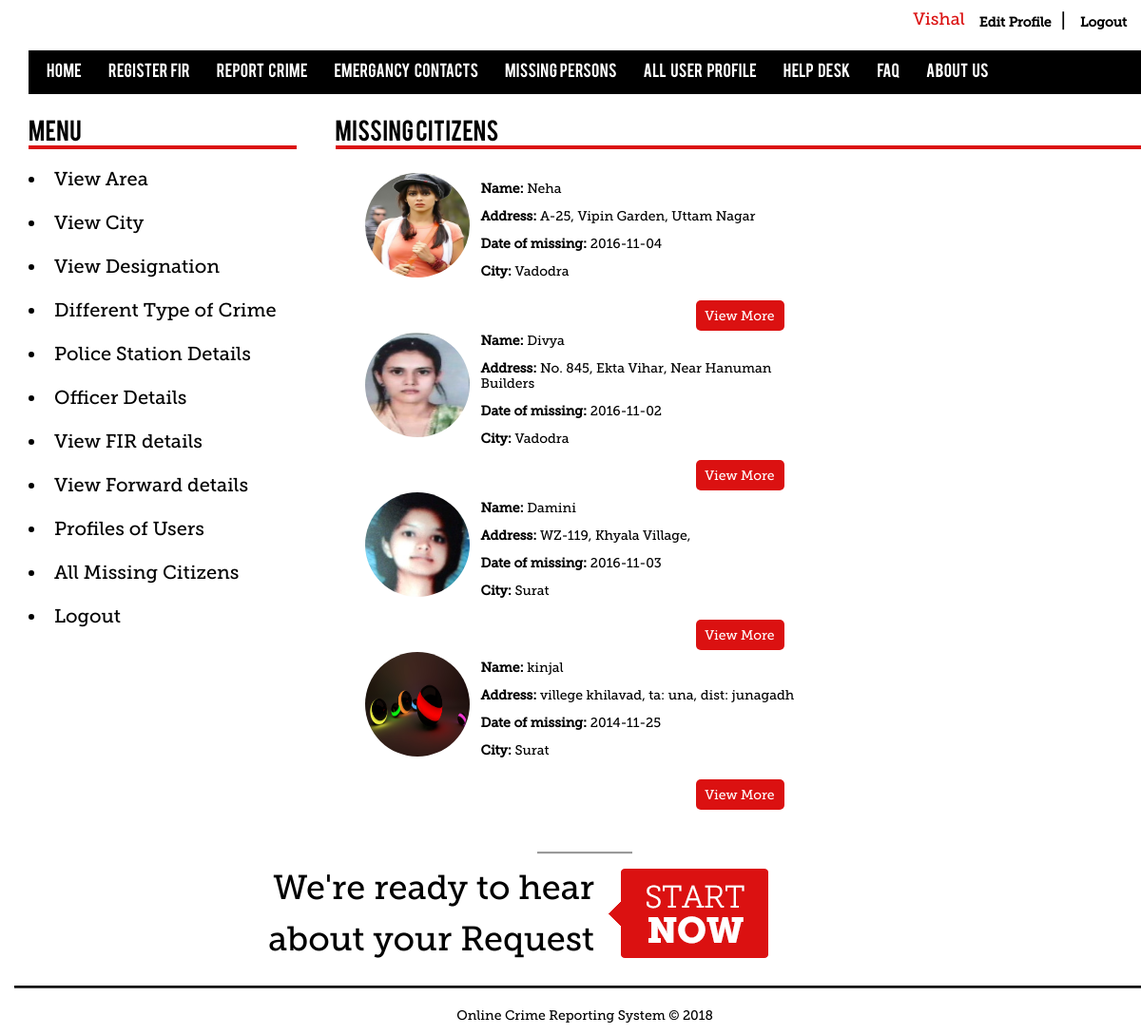
The app's page /viewmissing_citizen.php (signed in) with its own data.
### tables this page shows
CREATE TABLE IF NOT EXISTS `mstr_missingcitizens` (
  `missing_id` int(10) unsigned NOT NULL AUTO_INCREMENT,
  `upload_photo` varchar(45) DEFAULT NULL,
  `first_name` varchar(45) NOT NULL,
  `middle_name` varchar(45) NOT NULL,
  `last_name` varchar(45) NOT NULL,
  `gander` varchar(45) NOT NULL,
  `address` varchar(45) NOT NULL,
  `city_id` int(10) unsigned NOT NULL,
  `area_id` int(10) unsigned NOT NULL,
  `date_of_missing` date NOT NULL,
  `time_of_missing` time NOT NULL,
  `special_clue` varchar(45) DEFAULT NULL,
  `contactno` int(20) NOT NULL,
  `descript` varchar(60) NOT NULL,
  `status` varchar(80) NOT NULL,
  `username` varchar(45) NOT NULL,
  PRIMARY KEY (`missing_id`),
  KEY `FK_mstr_missingcitizens_1` (`city_id`),
  KEY `FK_mstr_missingcitizens_2` (`area_id`),
  KEY `FK_mstr_missingcitizens_3` (`username`)
);

CREATE TABLE IF NOT EXISTS `mstr_city` (
  `city_id` int(10) unsigned NOT NULL AUTO_INCREMENT,
  `city_name` varchar(45) NOT NULL,
  PRIMARY KEY (`city_id`)
);

### viewmissing_citizen.php (the view, shortened to what this page needs)
<?php include("config.php");
?><head>
  <?php
	$selectQuery = "select * from mstr_missingcitizens mm,mstr_city mc where mm.city_id=mc.city_id ";
$resultSet = mysqli_query($conn,$selectQuery) or die(mysqli_error());
   ?>
<link rel="stylesheet" type="text/css" href="css/message.css" media="all">
<div class="main">
<div id="wrap">
<?php
	include("menu.php");
?>
			<link rel="stylesheet" href="css/template.css" type="text/css">
			<link rel="stylesheet" href="css/constant.css" type="text/css">
			<div id="content">
<?php
   include("sidebar.php");
?>
			<div class="div2">
			 <h1> Missing Citizens</h1>
	<table class="blog" cellpadding="0" cellspacing="0">
	<tbody>
	<tr><td valign="top">
	<div>
	<div class="article-indent">
	<div class="clear">
	<table class="contentpaneopen">
	<tbody>
		<tr>
 <?php
	while($record=mysqli_fetch_array($resultSet))
	{
	?>
	  <td width="120" height="98" valign="top" bordercolor="#000000">
	  <img style="border-radius:150px" src="<?php echo $record["upload_photo"]; ?>" height="110" width="110">&nbsp;</td>
	  <td width="332" colspan="2" valign="top"><p> <font style="font-weight:bold";>Name: </font><?php echo $record["first_name"]; ?></p>
	    <p> <font style="font-weight:bold";>Address: </font><?php echo $record["address"]; ?></p>
	    <p> <font style="font-weight:bold";>Date of missing: </font><?php echo $record["date_of_missing"]; ?></p>
	    <p>  <font style="font-weight:bold";>City: </font><?php echo $record["city_name"]; ?></p>
	    </td>
	</tr>
	<tr>
	  <td>&nbsp;</td>
	  <td colspan="2"><div class="border-link">
	<a href="viewmore.php?person=<?php echo $record["first_name"];?>" rel="facebox" class="readon">View More</a> </div></td>
	</tr>
	<?php } ?>
	</tbody>
	</table>
	</div>
	</div>
	</div>
</div>
	    <?php
	   include("footer1.php");
	   ?>

### menu.php (shortened to what this page needs)
<!DOCTYPE html PUBLIC "-//W3C//DTD XHTML 1.0 Transitional//EN" "http://www.w3.org/TR/xhtml1/DTD/xhtml1-transitional.dtd">
<html xmlns="http://www.w3.org/1999/xhtml">
<head>
</head>
<body><div id="wrap">
<div class="menu">
		<div class="menu-nav-r">
		<?php
		if(isset($_SESSION['username'])):
		?>
			<li> <p style="font-family:Museo_slab, Helvetica, sans-serif; color:#db1111; font-size:18px; float:left;"><?php echo $_SESSION['username']; ?></p></li>
			<li><a href="viewprofile1.php"> Edit Profile</a> | </li>
			<li> <a href="logout.php">Logout</a></li>
		<?php else:
		?>
			<li> <a href="loginpage.php">Login</a>  | </li>
			<li> <a href="regpage.php">Register</a></li>
		<?php endif;
		?>
			</div>
      	 	<ul class="menu-nav">
		<?php if(isset($_SESSION['username'])):
		?>
			<li class="item54"><a href="Index.php"><span>Home </span></a></li>
			<li class="item56"><a href="FIRreg1.php"><span>Register &nbsp;FIR </span></a></li>
			<li class="item56"><a href="FIRreg1.php"><span>Report &nbsp; Crime</span></a></li>
			<li class="item58"><a href="econtact.php"><span>Emergancy &nbsp; Contacts</span></a></li>
			<li class="item58"><a href="viewmissing_citizen.php"><span>Missing&nbsp; Persons</span></a></li>
			<li class="item54"><a href="View_alluserprofile.php"><span>All &nbsp; User &nbsp; Profile </span></a></li>
			<li class="item58"><a href="help.php"><span>Help &nbsp; Desk </span></a></li>
			<li class="item58"><a href="faq.php"><span>FAQ </span></a></li>
			<li class="item54"><a href="aboutus.php"><span>About &nbsp; Us </span></a></li>
		<?php endif;
		?>
			</ul>
			</div>
			</div>
</body>
</html>

### sidebar.php (shortened to what this page needs)
	<div class="div1">
	<h1> Menu</h1>
<div class="sidebar">
	  <?php
	   if(isset($_SESSION['type'])&& $_SESSION['type'] == "Admin")
	   {?>
			 <li class="item2"><a href="viewarea.php"><span>View Area</span></a></li></br>
			 <li class="item2"><a href="viewcity.php"><span>View City</span></a></li></br>
			 <li class="item2"><a href="viewdesignation.php"><span>View Designation</span></a></li></br>
			 <li class="item2"><a href="viewcrimetype.php"><span>Different Type of Crime </span></a></li></br>
			 <li class="item2"><a href="viewpolice.php"><span>Police Station Details </span></a></li></br>
			 <li class="item59"><a href="viewofficer.php">Officer Details</a></li></br>
			 <li class="item63"><a href="viewfiradmin.php"><span>View FIR details </span></a></li></br>
			 <li class="item63"><a href="viewforward.php"><span> View Forward details </span></a></li></br>
			 <li class="item60"><a href="manage_alluserprofile.php">Profiles of Users </a></li></br>
			 <li class="item62"><a href="manage_missingcitizens.php"><span>All Missing Citizens</span></a></li><br />
			 <li class="item63"><a href="logout.php"><span>Logout </span></a></li> </br>
		<?php }?>
	</div>
	</div>

### footer1.php (shortened to what this page needs)
<!DOCTYPE html PUBLIC "-//W3C//DTD XHTML 1.0 Transitional//EN" "http://www.w3.org/TR/xhtml1/DTD/xhtml1-transitional.dtd">
<html xmlns="http://www.w3.org/1999/xhtml">
<head>
</head>
<body>
<body>
<div id="wrap">
  <div class="mheadborder"> </div>
 <div class="footer2">
  <p> We're ready to hear </p>
  <p> about your Request </p>
  </div>
  	<?php
		if(isset($_SESSION['username'])):
		?>
		<a href="FIRreg1.php"><img style="padding-top:15px;" src="images/start-now.png" /></a>
	<?php else:
			?>
			<a href="mustlogin.php"><img style="padding-top:15px;" src="images/start-now.png" /></a>
	<?php endif;
		?>
<br />
		<div class="footer">
		</div>
<div class="copyright">
					<p>Online Crime Reporting System &copy; 2018 </p>
</div>
</div>
</body>
</html>

### css/template.css (style rules this page uses)
body { font-family:museo_slab, Helvetica, sans-serif; font-size:14px; color:#000000; }
.main { width:1170px; position:relative; margin:0 auto }
#wrap { background-color:#ffffff; width:1200px; }
a { color:#000000; font-weight:bold; }
h1 { font-family:Bebas; width:auto; font-size:24px !important; font-weight:normal !important; margin:auto; color:#000000; border-bottom:4px solid #db1111; }
.div1 { width:282px; padding:30px 0px 20px 15px; float:left; }
.div2 { width:847.5px; float:right; padding:30px 15px 20px 0px; }
.mheadborder { width:100px; border-bottom:groove; border-width:3px; margin:auto; }
.contentpaneopen img { margin:0 10px 4px 0px; }
div a.readon { color:#FFFFFF; font-size:14px; font-weight:normal!important; line-height:14px; border:none; height:auto !important; padding:9px 0 9px 0; background:#db1111; text-align:center; margin:0 13px 0 0; font-family:Museo_slab, sans-serif; display:block; float:right; width:93px; text-align:center; border-radius:5px; text-decoration:none!important; }
.article-indent { padding:23px 11px 22px 29px; }

### css/constant.css (style rules this page uses)
* { padding:0px 0px 0px 0px; margin:0px 0px 0px 0px; }
html { height:100% }
body { text-align:center; font-size:20px; border:none!important; }
table { padding:0; border:none; }
td { vertical-align:middle; }
img { border:none }
h1 { font-size:130% }
p { padding:0px 0px 13px 0px; font-size:14px; }
ul { list-style:disc; margin:0px 0px 0px 15px; }
.main { text-align:left }
table.blog { width:100%; }

### menu.php (style rules this page uses)
.clear { clear: both; }
.menu { width:1170px; margin:auto; padding:10px 0px 10px 0px; }
.menu-nav-r { float:right; padding:0px 0px 10px; }
.menu-nav-r li { margin:0 0 0 0 !important; float:left; padding:0px 5px 0px 10px; font-family:Museo_slab, Helvetica, sans-serif; text-decoration:none; list-style:none; }
.menu-nav-r li a { padding:05px 10px 0px 0px; float:left; font-family:Museo_slab, Helvetica, sans-serif; text-decoration:none; color:#000000; font-size:14px; }
ul.menu-nav { float:left; margin:0 0 0 0 !important; background-color:#000000; width:100%; font-family:bebas; }
ul.menu-nav li { display:block; float:left; padding-left:10px; font-family:Bebas; }
ul.menu-nav li a { border:none; text-decoration:none !important; display:block; float:left; font-family:Bebas; }
ul.menu-nav li a span { display:block; padding:15px 9px 15px; color:#ffffff; display:block; font-size:16px; font-weight:300; text-decoration:none !important; font-family:Bebas; text-transform:uppercase; float:left; display:block; }

### sidebar.php (style rules this page uses)
.sidebar { padding-top:20px; !important }
.sidebar a { text-decoration:none; font-weight:normal; }

### footer1.php (style rules this page uses)
#wrap { background-color:#ffffff; font:Arial, Helvetica, sans-serif; }
.clear { clear: both; }
.footer { float:none; width:auto; padding:10px 0px 10px 280px; border-top-style:groove; border-top-color:#000000; font-size:14px; }
.footer2 { font-family:Museo_slab; font size:50px; float:left; width:380px; text-align:right; padding: 15px 15px 15px 230px; }
.footer2 p { font-size:36px; }
.copyright { text-align:center; }

### records on screen
mstr_missingcitizens: upload_photo (picture), first_name "Neha", address "A-25, Vipin Garden, Uttam Nagar", date_of_missing "2016-11-04", city.city_name "Vadodra"
mstr_missingcitizens: upload_photo (picture), first_name "Divya", address "No. 845, Ekta Vihar, Near Hanuman Builders", date_of_missing "2016-11-02", city.city_name "Vadodra"
mstr_missingcitizens: upload_photo (picture), first_name "Damini", address "WZ-119, Khyala Village,", date_of_missing "2016-11-03", city.city_name "Surat"
mstr_missingcitizens: upload_photo (picture), first_name "kinjal", address "villege khilavad, ta: una, dist: junagadh", date_of_missing "2014-11-25", city.city_name "Surat"

### other values on screen
$_SESSION['username'] "Vishal"
